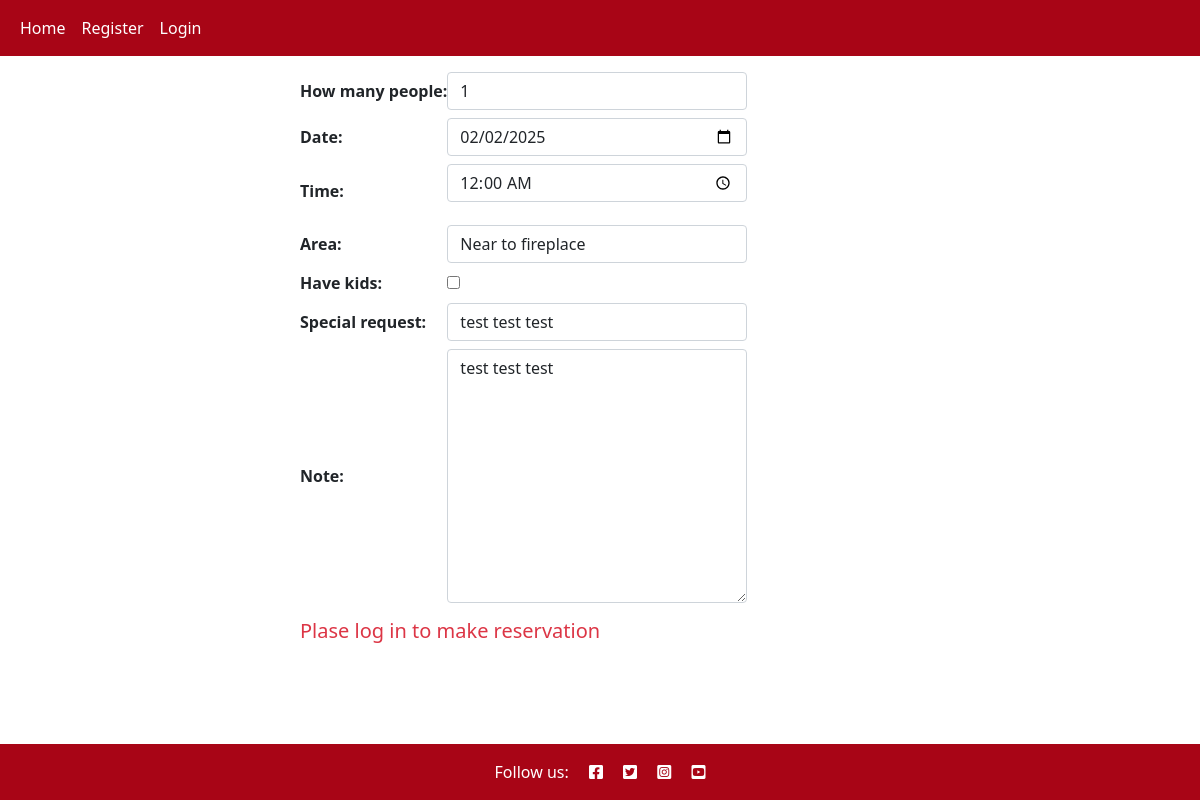
/reservations/edit_reservation/18, run on the app's committed database.
### reservation/models.py (models this page shows)
class Reservation(models.Model):
    date = models.DateField()
    time = models.TimeField()
    area = models.IntegerField(choices=AREAS, default=0)
    how_many_people = models.IntegerField(
        default=1,
        validators=[
            MaxValueValidator(25),
            MinValueValidator(1)
        ])
    customer = models.ForeignKey(User, on_delete=models.CASCADE)
    have_kids = models.BooleanField(default=False)
    special_request = models.CharField(max_length=250, default=None, blank=True, null=True)
    note = models.TextField(default=None, blank=True, null=True)
    created_on = models.DateTimeField(auto_now_add=True)

### reservation/views.py (the view, shortened to what this page needs)
def edit_reservation(request, reservation_id):
    reservation = get_object_or_404(Reservation, pk=reservation_id)
    reservation_form = ReservationForm(initial={
        'how_many_people': reservation.how_many_people,
        'date': reservation.date,
        'time': reservation.time,
        'area': reservation.area,
        'have_kids': reservation.have_kids,
        'special_request': reservation.special_request,
        'note': reservation.note
    })
    return render(
        request,
        'reservation/reserve.html',
        {'reservation_form': reservation_form}
    )

### reservation/templates/reservation/reserve.html (shortened to what this page needs)
{% extends 'base.html'%}
{% block content%}
<div class="d-flex justify-content-center">
<div class="col-md-6">
    <form method="post" id="reservationForm">
    <table>
        {{reservation_form}}
    </table>
    {% if user.is_authenticated %}
    <div class="mt-4 d-flex">
        <button type="submit" id="submitButton" class="btn btn-success mb-3" style="width: 27%;">
            {%if reservation_form.date.value %} Edit {% else %} Reserve {% endif%}
        </button>
    </div>
    {% else %}
    <div class="mt-3">
        <h5 class="text-danger">Plase log in to make reservation </h5>
    </div>
    {% endif %}
  </form>
</div>
</div>
{% endblock %}

### static/css/style.css (style rules this page uses)
:root { --primary-color:#A80516; }
* { padding: 0; margin: 0; }

### data on the page
Reservation: how_many_people "1", date "02/02/2025", time "00:00:00", area "Near to fireplace", special_request "test test test", note "test test test"
